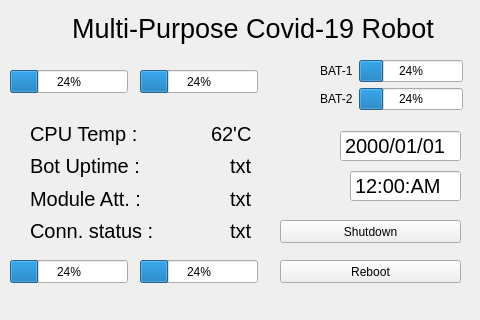
<?xml version="1.0" encoding="UTF-8"?>
<ui version="4.0">
 <class>Form</class>
 <widget class="QWidget" name="Form">
  <property name="geometry">
   <rect>
    <x>0</x>
    <y>0</y>
    <width>480</width>
    <height>320</height>
   </rect>
  </property>
  <property name="windowTitle">
   <string>Form</string>
  </property>
  <widget class="QLabel" name="title_lbl">
   <property name="geometry">
    <rect>
     <x>30</x>
     <y>10</y>
     <width>446</width>
     <height>37</height>
    </rect>
   </property>
   <property name="font">
    <font>
     <pointsize>20</pointsize>
    </font>
   </property>
   <property name="text">
    <string>Multi-Purpose Covid-19 Robot</string>
   </property>
   <property name="alignment">
    <set>Qt::AlignCenter</set>
   </property>
  </widget>
  <widget class="QProgressBar" name="us_fl_pb">
   <property name="geometry">
    <rect>
     <x>10</x>
     <y>70</y>
     <width>118</width>
     <height>23</height>
    </rect>
   </property>
   <property name="value">
    <number>24</number>
   </property>
  </widget>
  <widget class="QProgressBar" name="us_bl_pb">
   <property name="geometry">
    <rect>
     <x>10</x>
     <y>260</y>
     <width>118</width>
     <height>23</height>
    </rect>
   </property>
   <property name="value">
    <number>24</number>
   </property>
  </widget>
  <widget class="QProgressBar" name="us_fr_pb">
   <property name="geometry">
    <rect>
     <x>140</x>
     <y>70</y>
     <width>118</width>
     <height>23</height>
    </rect>
   </property>
   <property name="value">
    <number>24</number>
   </property>
  </widget>
  <widget class="QProgressBar" name="us_br_pb">
   <property name="geometry">
    <rect>
     <x>140</x>
     <y>260</y>
     <width>118</width>
     <height>23</height>
    </rect>
   </property>
   <property name="value">
    <number>24</number>
   </property>
  </widget>
  <widget class="QWidget" name="layoutWidget">
   <property name="geometry">
    <rect>
     <x>30</x>
     <y>120</y>
     <width>222</width>
     <height>124</height>
    </rect>
   </property>
   <layout class="QVBoxLayout" name="verticalLayout">
    <item>
     <layout class="QHBoxLayout" name="horizontalLayout">
      <item>
       <widget class="QLabel" name="cpu_temp_lbl">
        <property name="font">
         <font>
          <pointsize>15</pointsize>
         </font>
        </property>
        <property name="text">
         <string>CPU Temp : </string>
        </property>
       </widget>
      </item>
      <item>
       <spacer name="horizontalSpacer_2">
        <property name="orientation">
         <enum>Qt::Horizontal</enum>
        </property>
        <property name="sizeHint" stdset="0">
         <size>
          <width>40</width>
          <height>20</height>
         </size>
        </property>
       </spacer>
      </item>
      <item>
       <widget class="QLabel" name="cpu_temp_val">
        <property name="font">
         <font>
          <pointsize>15</pointsize>
         </font>
        </property>
        <property name="text">
         <string>62'C</string>
        </property>
       </widget>
      </item>
     </layout>
    </item>
    <item>
     <layout class="QHBoxLayout" name="horizontalLayout_3">
      <item>
       <widget class="QLabel" name="bot_uptime_lbl">
        <property name="font">
         <font>
          <pointsize>15</pointsize>
         </font>
        </property>
        <property name="text">
         <string>Bot Uptime : </string>
        </property>
       </widget>
      </item>
      <item>
       <spacer name="horizontalSpacer_4">
        <property name="orientation">
         <enum>Qt::Horizontal</enum>
        </property>
        <property name="sizeHint" stdset="0">
         <size>
          <width>40</width>
          <height>20</height>
         </size>
        </property>
       </spacer>
      </item>
      <item>
       <widget class="QLabel" name="bot_uptim_val">
        <property name="font">
         <font>
          <pointsize>15</pointsize>
         </font>
        </property>
        <property name="text">
         <string>txt</string>
        </property>
       </widget>
      </item>
     </layout>
    </item>
    <item>
     <layout class="QHBoxLayout" name="horizontalLayout_5">
      <item>
       <widget class="QLabel" name="module_lbl">
        <property name="font">
         <font>
          <pointsize>15</pointsize>
         </font>
        </property>
        <property name="text">
         <string>Module Att. : </string>
        </property>
       </widget>
      </item>
      <item>
       <spacer name="horizontalSpacer_5">
        <property name="orientation">
         <enum>Qt::Horizontal</enum>
        </property>
        <property name="sizeHint" stdset="0">
         <size>
          <width>40</width>
          <height>20</height>
         </size>
        </property>
       </spacer>
      </item>
      <item>
       <widget class="QLabel" name="module_val">
        <property name="font">
         <font>
          <pointsize>15</pointsize>
         </font>
        </property>
        <property name="text">
         <string>txt</string>
        </property>
       </widget>
      </item>
     </layout>
    </item>
    <item>
     <layout class="QHBoxLayout" name="horizontalLayout_4">
      <item>
       <widget class="QLabel" name="conn_sts_lbl">
        <property name="font">
         <font>
          <pointsize>15</pointsize>
         </font>
        </property>
        <property name="text">
         <string>Conn. status : </string>
        </property>
       </widget>
      </item>
      <item>
       <spacer name="horizontalSpacer_6">
        <property name="orientation">
         <enum>Qt::Horizontal</enum>
        </property>
        <property name="sizeHint" stdset="0">
         <size>
          <width>40</width>
          <height>20</height>
         </size>
        </property>
       </spacer>
      </item>
      <item>
       <widget class="QLabel" name="conn_sts_val">
        <property name="font">
         <font>
          <pointsize>15</pointsize>
         </font>
        </property>
        <property name="text">
         <string>txt</string>
        </property>
       </widget>
      </item>
     </layout>
    </item>
   </layout>
  </widget>
  <widget class="QPushButton" name="shutdown_btn">
   <property name="geometry">
    <rect>
     <x>280</x>
     <y>220</y>
     <width>181</width>
     <height>23</height>
    </rect>
   </property>
   <property name="text">
    <string>Shutdown</string>
   </property>
  </widget>
  <widget class="QPushButton" name="reboot_btn">
   <property name="geometry">
    <rect>
     <x>280</x>
     <y>260</y>
     <width>181</width>
     <height>23</height>
    </rect>
   </property>
   <property name="text">
    <string>Reboot</string>
   </property>
  </widget>
  <widget class="QDateEdit" name="dateEdit">
   <property name="geometry">
    <rect>
     <x>340</x>
     <y>130</y>
     <width>121</width>
     <height>32</height>
    </rect>
   </property>
   <property name="font">
    <font>
     <pointsize>15</pointsize>
    </font>
   </property>
   <property name="readOnly">
    <bool>true</bool>
   </property>
   <property name="buttonSymbols">
    <enum>QAbstractSpinBox::NoButtons</enum>
   </property>
   <property name="displayFormat">
    <string>yyyy/MM/dd</string>
   </property>
  </widget>
  <widget class="QTimeEdit" name="timeEdit">
   <property name="geometry">
    <rect>
     <x>350</x>
     <y>170</y>
     <width>111</width>
     <height>32</height>
    </rect>
   </property>
   <property name="font">
    <font>
     <pointsize>15</pointsize>
    </font>
   </property>
   <property name="frame">
    <bool>true</bool>
   </property>
   <property name="readOnly">
    <bool>true</bool>
   </property>
   <property name="buttonSymbols">
    <enum>QAbstractSpinBox::NoButtons</enum>
   </property>
   <property name="displayFormat">
    <string>hh:mm:A</string>
   </property>
  </widget>
  <widget class="QWidget" name="layoutWidget">
   <property name="geometry">
    <rect>
     <x>320</x>
     <y>60</y>
     <width>143</width>
     <height>58</height>
    </rect>
   </property>
   <layout class="QFormLayout" name="formLayout">
    <item row="0" column="0">
     <widget class="QLabel" name="bat1_lbl">
      <property name="text">
       <string>BAT-1</string>
      </property>
     </widget>
    </item>
    <item row="0" column="1">
     <widget class="QProgressBar" name="bat1_pb">
      <property name="value">
       <number>24</number>
      </property>
     </widget>
    </item>
    <item row="1" column="0">
     <widget class="QLabel" name="bat2_lbl">
      <property name="text">
       <string>BAT-2</string>
      </property>
     </widget>
    </item>
    <item row="1" column="1">
     <widget class="QProgressBar" name="bat2_pb">
      <property name="value">
       <number>24</number>
      </property>
     </widget>
    </item>
   </layout>
  </widget>
 </widget>
 <resources/>
 <connections/>
</ui>
